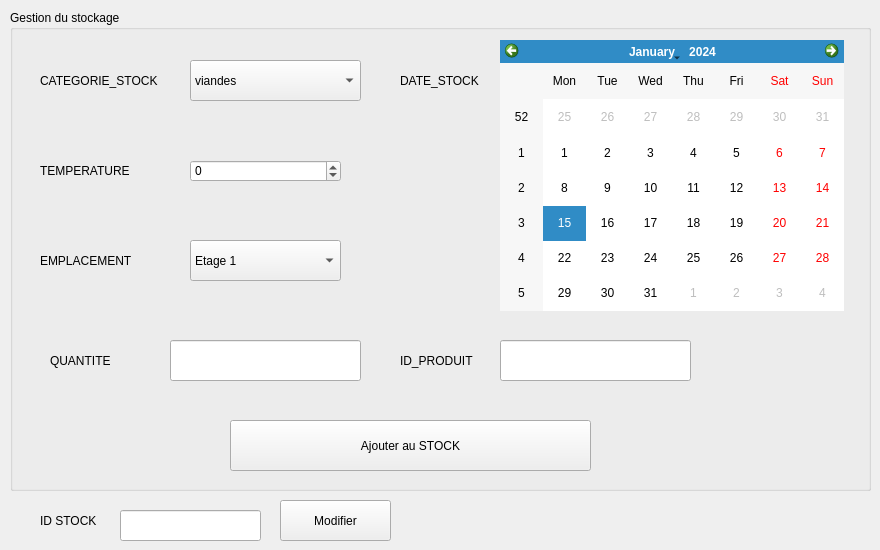
        <widget class="QWidget" name="tab_5">
         <attribute name="title">
          <string>Ajouter/Modifier Stock</string>
         </attribute>
         <widget class="QGroupBox" name="groupBox_3">
          <property name="geometry">
           <rect>
            <x>10</x>
            <y>10</y>
            <width>861</width>
            <height>481</height>
           </rect>
          </property>
          <property name="title">
           <string>Gestion du stockage</string>
          </property>
          <widget class="QLabel" name="label_14">
           <property name="geometry">
            <rect>
             <x>30</x>
             <y>60</y>
             <width>171</width>
             <height>21</height>
            </rect>
           </property>
           <property name="text">
            <string>CATEGORIE_STOCK</string>
           </property>
          </widget>
          <widget class="QLabel" name="label_17">
           <property name="geometry">
            <rect>
             <x>30</x>
             <y>150</y>
             <width>131</width>
             <height>21</height>
            </rect>
           </property>
           <property name="text">
            <string>TEMPERATURE</string>
           </property>
          </widget>
          <widget class="QPushButton" name="pushButton_3">
           <property name="geometry">
            <rect>
             <x>220</x>
             <y>410</y>
             <width>361</width>
             <height>51</height>
            </rect>
           </property>
           <property name="text">
            <string>Ajouter au STOCK</string>
           </property>
          </widget>
          <widget class="QLabel" name="label_18">
           <property name="geometry">
            <rect>
             <x>30</x>
             <y>240</y>
             <width>131</width>
             <height>21</height>
            </rect>
           </property>
           <property name="text">
            <string>EMPLACEMENT</string>
           </property>
          </widget>
          <widget class="QLabel" name="label_19">
           <property name="geometry">
            <rect>
             <x>390</x>
             <y>60</y>
             <width>131</width>
             <height>21</height>
            </rect>
           </property>
           <property name="text">
            <string>DATE_STOCK	</string>
           </property>
          </widget>
          <widget class="QLabel" name="label_20">
           <property name="geometry">
            <rect>
             <x>40</x>
             <y>340</y>
             <width>101</width>
             <height>21</height>
            </rect>
           </property>
           <property name="text">
            <string>QUANTITE	</string>
           </property>
          </widget>
          <widget class="QLabel" name="label_21">
           <property name="geometry">
            <rect>
             <x>390</x>
             <y>340</y>
             <width>131</width>
             <height>21</height>
            </rect>
           </property>
           <property name="text">
            <string>ID_PRODUIT</string>
           </property>
          </widget>
          <widget class="QComboBox" name="comboBox">
           <property name="geometry">
            <rect>
             <x>180</x>
             <y>50</y>
             <width>171</width>
             <height>41</height>
            </rect>
           </property>
           <property name="toolTipDuration">
            <number>-1</number>
           </property>
           <property name="currentIndex">
            <number>0</number>
           </property>
           <item>
            <property name="text">
             <string>viandes </string>
            </property>
           </item>
           <item>
            <property name="text">
             <string>poissons </string>
            </property>
           </item>
           <item>
            <property name="text">
             <string>œufs</string>
            </property>
           </item>
           <item>
            <property name="text">
             <string>laitiers et derives</string>
            </property>
           </item>
           <item>
            <property name="text">
             <string>produits sucres</string>
            </property>
           </item>
           <item>
            <property name="text">
             <string>matieres grasses</string>
            </property>
           </item>
           <item>
            <property name="text">
             <string>cereales et derives</string>
            </property>
           </item>
           <item>
            <property name="text">
             <string>legumineuses</string>
            </property>
           </item>
           <item>
            <property name="text">
             <string>boissons et liquides</string>
            </property>
           </item>
           <item>
            <property name="text">
             <string>legumes et fruits</string>
            </property>
           </item>
           <item>
            <property name="text">
             <string/>
            </property>
           </item>
          </widget>
          <widget class="QDateTimeEdit" name="dateTimeEdit">
           <property name="geometry">
            <rect>
             <x>510</x>
             <y>50</y>
             <width>191</width>
             <height>31</height>
            </rect>
           </property>
           <property name="dateTime">
            <datetime>
             <hour>0</hour>
             <minute>0</minute>
             <second>0</second>
             <year>2021</year>
             <month>9</month>
             <day>14</day>
            </datetime>
           </property>
           <property name="minimumDateTime">
            <datetime>
             <hour>0</hour>
             <minute>0</minute>
             <second>0</second>
             <year>2021</year>
             <month>9</month>
             <day>14</day>
            </datetime>
           </property>
           <property name="maximumDate">
            <date>
             <year>2099</year>
             <month>12</month>
             <day>31</day>
            </date>
           </property>
          </widget>
          <widget class="QComboBox" name="comboBox_2">
           <property name="geometry">
            <rect>
             <x>180</x>
             <y>230</y>
             <width>151</width>
             <height>41</height>
            </rect>
           </property>
           <property name="currentIndex">
            <number>0</number>
           </property>
           <item>
            <property name="text">
             <string>Etage 1</string>
            </property>
           </item>
           <item>
            <property name="text">
             <string>Etage 2</string>
            </property>
           </item>
           <item>
            <property name="text">
             <string>Etage 3</string>
            </property>
           </item>
           <item>
            <property name="text">
             <string>Etage 4</string>
            </property>
           </item>
           <item>
            <property name="text">
             <string>Etage 5</string>
            </property>
           </item>
          </widget>
          <widget class="QSpinBox" name="spinBox">
           <property name="geometry">
            <rect>
             <x>180</x>
             <y>150</y>
             <width>151</width>
             <height>22</height>
            </rect>
           </property>
           <property name="maximumSize">
            <size>
             <width>151</width>
             <height>22</height>
            </size>
           </property>
           <property name="minimum">
            <number>-50</number>
           </property>
          </widget>
          <widget class="QLineEdit" name="lineEdit_22">
           <property name="geometry">
            <rect>
             <x>160</x>
             <y>330</y>
             <width>191</width>
             <height>41</height>
            </rect>
           </property>
          </widget>
          <widget class="QLineEdit" name="lineEdit_23">
           <property name="geometry">
            <rect>
             <x>490</x>
             <y>330</y>
             <width>191</width>
             <height>41</height>
            </rect>
           </property>
          </widget>
          <widget class="QCalendarWidget" name="calendarWidget">
           <property name="geometry">
            <rect>
             <x>490</x>
             <y>30</y>
             <width>344</width>
             <height>271</height>
            </rect>
           </property>
          </widget>
         </widget>
         <widget class="QPushButton" name="pushButton_5">
          <property name="geometry">
           <rect>
            <x>280</x>
            <y>500</y>
            <width>111</width>
            <height>41</height>
           </rect>
          </property>
          <property name="text">
           <string>Modifier</string>
          </property>
         </widget>
         <widget class="QLineEdit" name="lineEdit_21">
          <property name="geometry">
           <rect>
            <x>120</x>
            <y>510</y>
            <width>141</width>
            <height>31</height>
           </rect>
          </property>
         </widget>
         <widget class="QLabel" name="label_22">
          <property name="geometry">
           <rect>
            <x>40</x>
            <y>510</y>
            <width>61</width>
            <height>21</height>
           </rect>
          </property>
          <property name="text">
           <string>ID STOCK</string>
          </property>
         </widget>
        </widget>
